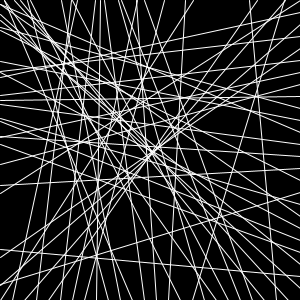
Frame 1 (no input)
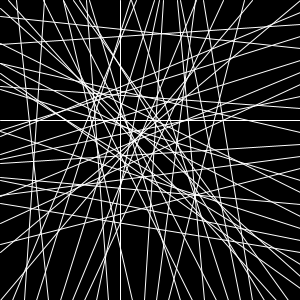
Frame 60 (the mouse pressed at the canvas centre just before this capture)
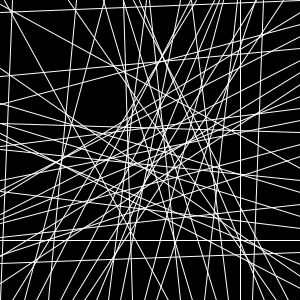
Frame 120 (the mouse held since frame 60 and released just before this capture)

The Processing sketch that drew these frames (run headless with seeded random() and noise(); from frame 60 on, the mouse is pressed at the canvas centre):

// Processing sketch: processing_39699
// ── processing_39699.pde

int num = 25; // 25 variables

// arrays
float[] x = new float[num]; // x-coordinate
float[] y = new float[num]; // y-coordinate
float[] speed = new float[num]; // speed

void setup() {
  size(300, 300);
  smooth();

  // seed
  for (int i=0; i < num;i++) {
    x[i] = random(width);
    y[i] = i * (height/num);
    speed[i] = 1;
  }
}

void draw() {
  background(0);

  for (int i=0; i < num; i++) {
    stroke(255);
    line(x[i], 0, y[i], height);
    line(0, x[i], height, y[i]);

    x[i] = x[i] + speed[i];
    if (x[i] > width) {
      x[i] = 0;
    }
  }
}
